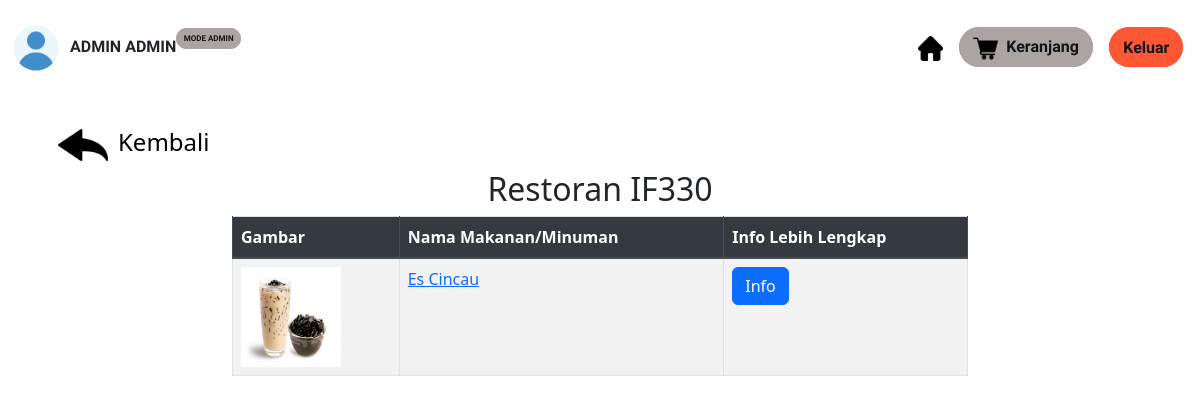
The app's page /food.php?category=drinks (signed in) with its own data.
### tables this page shows
CREATE TABLE `resto` (
  `id` int(5) NOT NULL,
  `nama` varchar(30) NOT NULL,
  `harga` varchar(15) NOT NULL,
  `deskripsi` varchar(250) NOT NULL,
  `img` blob NOT NULL,
  `category` varchar(50) NOT NULL
);

### food.php (the view, shortened to what this page needs)
<?php
$con = mysqli_connect("localhost", "id21448128_metiu", "1ni_password_DBLec", "id21448128_webprog");
if(isset($_GET['category'])){
    $q = "SELECT img, nama, id, deskripsi, harga FROM resto where category ='" . $_GET['category'] . "';";
    $query = mysqli_query($con, $q);
}
?>
<!DOCTYPE html>
<html lang="en">
<?php include 'navbar.php'; ?>
<head>
    <link rel="stylesheet" href="https://maxcdn.bootstrapcdn.com/bootstrap/4.5.2/css/bootstrap.min.css">
    <link href="https://cdn.jsdelivr.net/npm/bootstrap@5.3.2/dist/css/bootstrap.min.css" rel="stylesheet">
</head>
<body class="bg_image">
    <div class="container mt-4">
        <span class="p-3 mt-3" style="background-color: white">
            <a href="category.php" style="color: black; font-size: 24px; text-decoration: none;"><img class="img-fluid" id="back-button" src="./images/back.png" style="margin-right: 10px;"/>Kembali</a>
        </span>
        <h2 class="text-center"> Restoran IF330</h2>
        <div class="row">
            <div class="col-md-8 offset-md-2">
                <table class="table table-bordered table-striped">
                    <thead class="thead-dark">
                        <tr>
                            <th>Gambar</th>
                            <th>Nama Makanan/Minuman</th>
                            <th>Info Lebih Lengkap</th>
                        </tr>
                    </thead>
                    <tbody>
                    <?php
$index = 0;
while ($hasil = mysqli_fetch_array($query)) {
    $index++;
    echo "<tr>";
    echo "<td><a href='detail.php?id=" . $hasil['id'] . "'><img src='" . $hasil['img'] . "' width='100' height='100'></a></td>";
    echo "<td><a href='detail.php?id=" . $hasil['id'] . "'>" . $hasil['nama'] . "</a></td>";
    echo "<td><p class='d-inline-flex gap-1'>
        <button class='btn btn-primary' type='button' data-bs-toggle='collapse' data-bs-target='#collapseExample$index' aria-expanded='false' aria-controls='collapseExample$index'>
            Info
        </button>
    </p>
    <div class='collapse' id='collapseExample$index'>
        <div class='card card-body'>
        Deskripsi: " . $hasil['deskripsi'] . "<br>
        Harga: Rp" . $hasil['harga'] . "<br>
        <br> *klik gambar atau nama untuk pemesanan
        </div>
    </div></td>";
    echo "</tr>";
}
?>
                    </tbody>
                </table>
            </div>
        </div>
    </div>
</body>
</html>

### food.php (style rules this page uses)
.bg_image { background-image: url('./images/background.jpg'); background-size: 100% 100vh; }
#back-button { width: 50px; height: 50px; }

### records on screen
resto: img (picture), nama "Es Cincau"

### other values on screen
$_COOKIE['first_name'] "ADMIN"
$_COOKIE['last_name'] "ADMIN"
